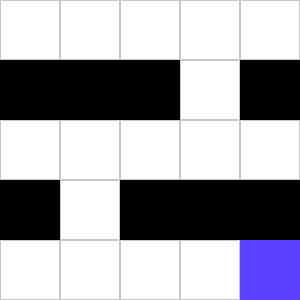

A 2D game scene composited from a Tiled map and its tileset images. What follows is a short description and the map's XML, with every tile layer's data as written:
An orthogonal 5x5 tile map with 60x60 px tiles, 3 tile layers (Hidden Traps, Floor, Objects).

<map version="1.2" tiledversion="1.2.2" orientation="orthogonal" renderorder="right-down" width="5" height="5" tilewidth="60" tileheight="60" infinite="0" nextlayerid="4" nextobjectid="1">
 <tileset firstgid="1" source="../data/objects.tsx" />
 <layer id="3" name="Hidden Traps" width="5" height="5">
  <data encoding="csv">
0,0,0,0,0,
0,0,0,0,0,
0,0,0,0,0,
0,0,0,0,0,
0,0,0,0,0
</data>
 </layer>
 <layer id="1" name="Floor" width="5" height="5">
  <data encoding="csv">
2,2,2,2,2,
2,2,2,2,2,
2,2,2,2,2,
2,2,2,2,2,
2,2,2,2,2
</data>
 </layer>
 <layer id="2" name="Objects" width="5" height="5">
  <data encoding="csv">
0,0,0,0,0,
5,5,5,0,5,
0,0,0,0,0,
5,0,5,5,5,
0,0,0,0,7
</data>
 </layer>
</map>
